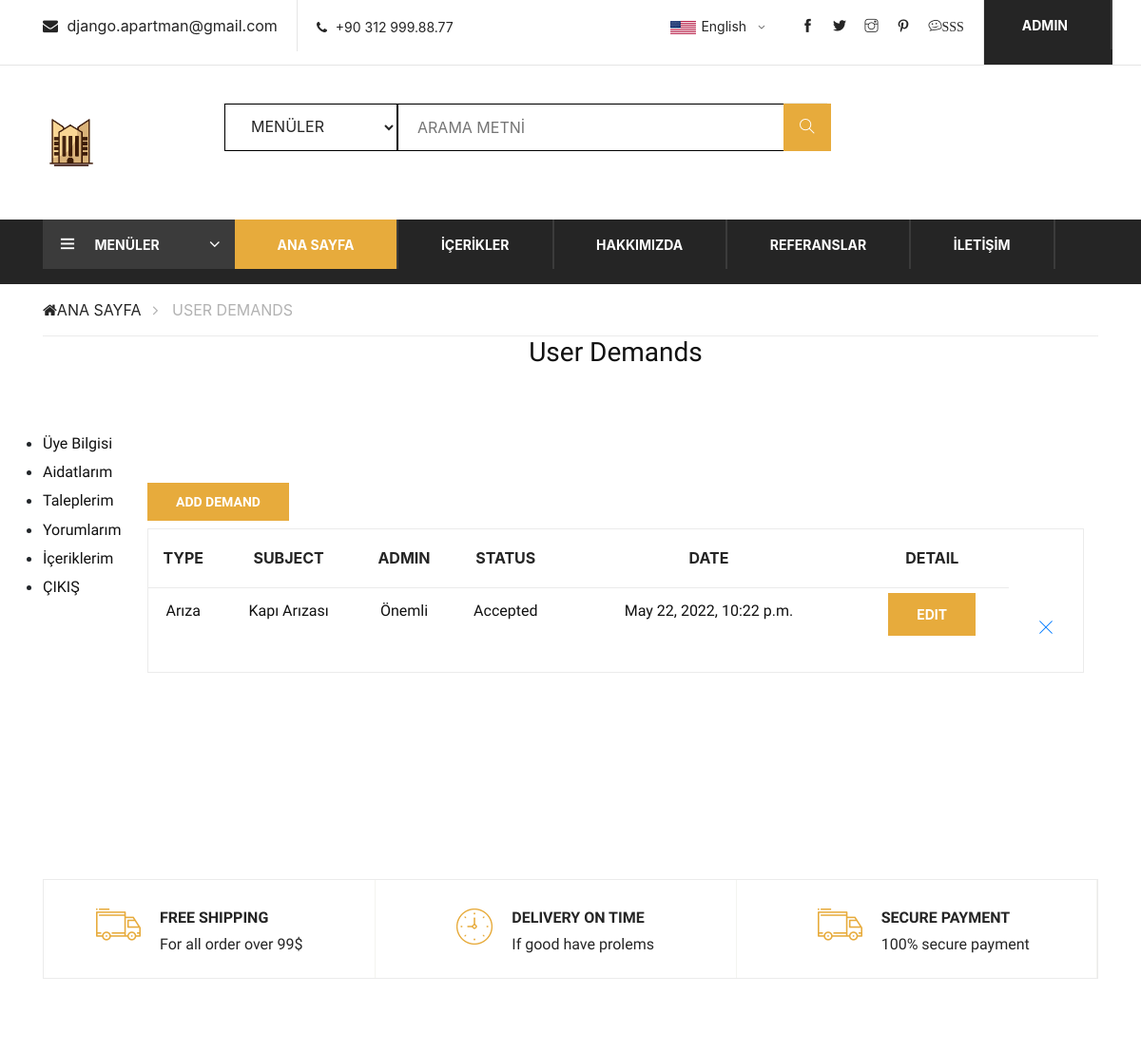
/user/demands/ (signed in, upper part), run on an earlier commit of the app's database.
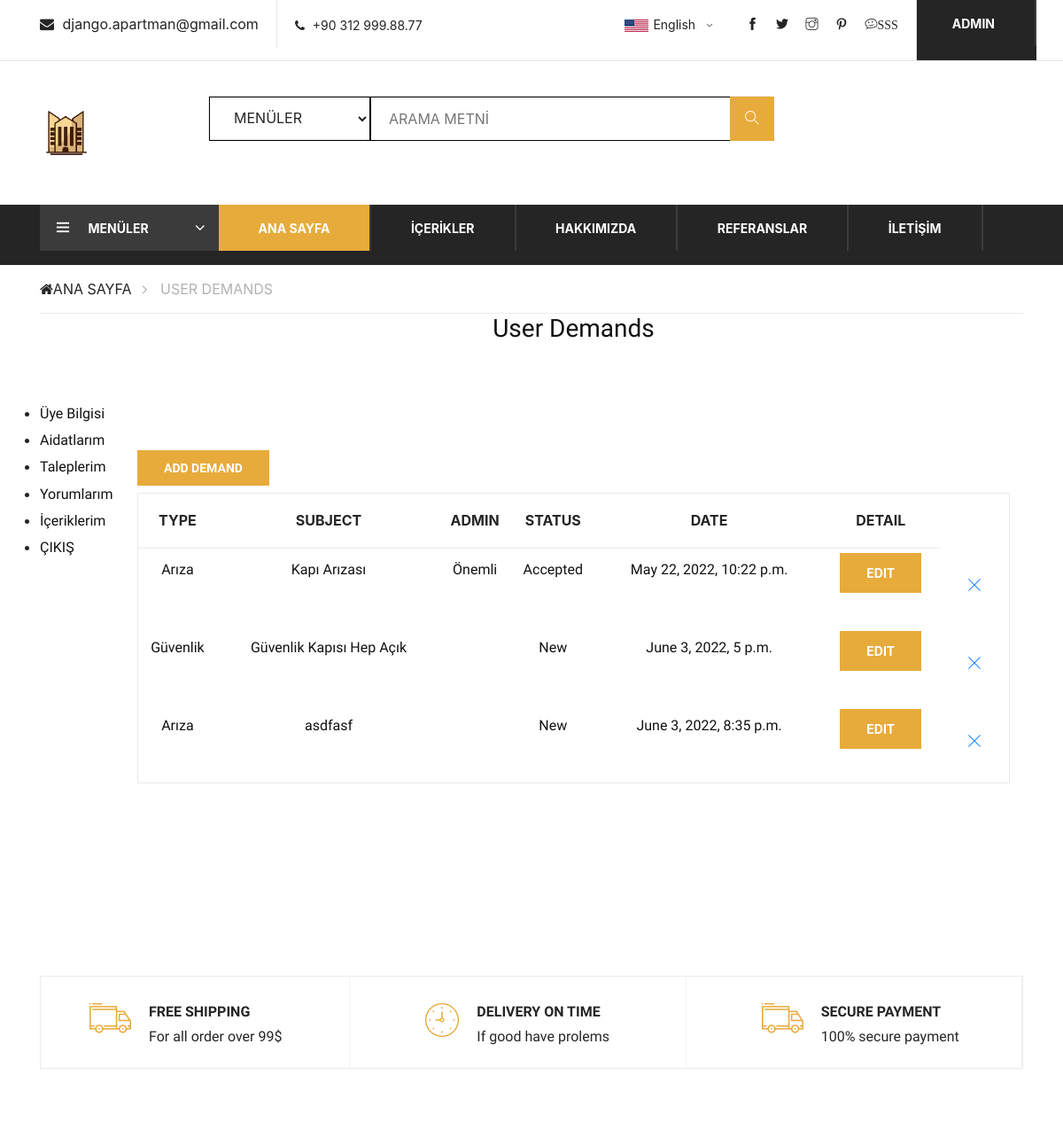
And on a later commit of the database.
### demand/models.py (models this page shows, shortened)
class Demand(models.Model):
    STATUS = (
        ('New', 'New'),
        ('Accepted', 'Accepted'),
        ('Preparing', 'Preparing'),
        ('Completed', 'Completed'),
        ('Canceled', 'Canceled'),
        ('Refused', 'Refused'),
    )
    TYPE = (
        ('Arıza', 'Arıza'),
        ('Bahçe', 'Bahçe'),
        ('Diğer', 'Diğer'),
        ('Güvenlik', 'Güvenlik'),
        ('Otopark', 'Otopark'),
        ('Sosyal', 'Sosyal'),
        ('Temizlik', 'Temizlik')
    )
    user = models.ForeignKey(User, on_delete=models.CASCADE, null=True)
    type = models.CharField(max_length=10, choices=TYPE)
    subject = models.CharField(max_length=50, blank=True)
    detail = RichTextUploadingField(null=True, blank=True)
    adminnote = models.CharField(blank=True, max_length=100)
    status = models.CharField(max_length=10, choices=STATUS, default='New')
    create_at = models.DateTimeField(auto_now_add=True)
    update_at = models.DateTimeField(auto_now_add=True)

### user/views.py (the view)
# urls.py: path('demands/', views.demands, name='demands'),
@login_required(login_url='/login')  # Check login
def demands(request):
    menu = Menu.objects.all()
    current_user = request.user
    userdemands = Demand.objects.filter(user_id=current_user.id)
    context = {
        'menu': menu,
        'userdemands': userdemands,
    }
    return render(request, 'user_demands.html', context)

### user/templates/user_demands.html (shortened to what this page needs)
{% extends 'homebase.html' %}
{% load static %}
{% block content %}
<div class="breacrumb-section">
    <div class="container">
        <div class="row">
            <div class="col-lg-12">
                <div class="breadcrumb-text">
                    <a href="/"><i class="fa fa-home"></i>ANA SAYFA</a>
                    <span>USER DEMANDS</span>
                </div>
            </div>
        </div>
    </div>
</div>
<div class="section">
    <div class="container">
        <div class="row">
            <div class="col-md-1">
                <div class="billing-details">
                    {% include "user_panel.html" %}
                </div>
            </div>
            <div class="col-md-11">
                <div class="section-title">
                    <h3 class="title">User Demands</h3>
                </div>
                <section class="shopping-cart spad">
                    <div class="container">
                        <div class="row">
                            <div class="col-lg-12">
                                <div class="cart-table">
                                    <div class="section title">
                                        <h4 class="title">
                                            <a class="primary-btn" href="/user/adddemand">Add Demand</a>
                                        </h4>
                                    </div>
                                    <table>
                                        <thead>
                                        <tr>
                                            <th>Type</th>
                                            <th>Subject</th>
                                            <th>Admin</th>
                                            <th>Status</th>
                                            <th>Date</th>
                                            <th>Detail</th>
                                        </tr>
                                        </thead>
                                        <tbody>
                                        {% for rs in userdemands %}
                                        <tr>
                                            <td><h6>{{rs.type}}</h6></td>
                                            <td><h6>{{rs.subject}}</h6></td>
                                            <td><h6>{{rs.adminnote}}</h6></td>
                                            <td><h6>{{rs.status}}</h6></td>
                                            <td><h6>{{rs.create_at}}</h6></td>
                                            <td><a class="primary-btn" href="/user/demandedit/{{rs.id}}">Edit</a></td>
                                            <td class="close-td first-row">
                                                <a href="/user/demanddelete/{{rs.id}}" onclick="return confirm('Delete! Are you sure?')">
                                                    <i class="ti-close"></i>
                                                </a>
                                            </td>
                                        </tr>
                                        {% endfor %}
                                        </tbody>
                                    </table>
                                </div>
                            </div>
                        </div>
                    </div>
                </section>
            </div>
        </div>
    </div>
</div>
{% endblock %}

What changed in the data, as far as the page shows it:
added Demand: type "Güvenlik", subject "Güvenlik Kapısı Hep Açık", status "New", create_at "June 3, 2022, 5 p.m."
added Demand: type "Arıza", subject "asdfasf", status "New", create_at "June 3, 2022, 8:35 p.m."
